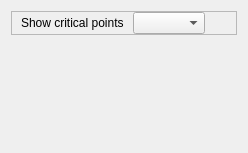
      <widget class="QWidget" name="page_8">
       <property name="geometry">
        <rect>
         <x>0</x>
         <y>0</y>
         <width>248</width>
         <height>153</height>
        </rect>
       </property>
       <attribute name="label">
        <string>2D Figure</string>
       </attribute>
       <layout class="QVBoxLayout" name="verticalLayout_21">
        <item>
         <widget class="QFrame" name="frame_15">
          <property name="frameShape">
           <enum>QFrame::StyledPanel</enum>
          </property>
          <property name="frameShadow">
           <enum>QFrame::Raised</enum>
          </property>
          <layout class="QHBoxLayout" name="horizontalLayout">
           <property name="topMargin">
            <number>0</number>
           </property>
           <property name="bottomMargin">
            <number>0</number>
           </property>
           <item>
            <widget class="QLabel" name="label">
             <property name="text">
              <string>Show critical points </string>
             </property>
            </widget>
           </item>
           <item>
            <widget class="QComboBox" name="bcp_for_figure"/>
           </item>
           <item>
            <spacer name="horizontalSpacer_8">
             <property name="orientation">
              <enum>Qt::Horizontal</enum>
             </property>
             <property name="sizeHint" stdset="0">
              <size>
               <width>391</width>
               <height>20</height>
              </size>
             </property>
            </spacer>
           </item>
          </layout>
         </widget>
        </item>
        <item>
         <widget class="PyqtGraphWidget" name="PyqtGraphWidget" native="true">
          <property name="sizePolicy">
           <sizepolicy hsizetype="Expanding" vsizetype="Expanding">
            <horstretch>0</horstretch>
            <verstretch>0</verstretch>
           </sizepolicy>
          </property>
          <property name="minimumSize">
           <size>
            <width>0</width>
            <height>100</height>
           </size>
          </property>
         </widget>
        </item>
       </layout>
      </widget>
